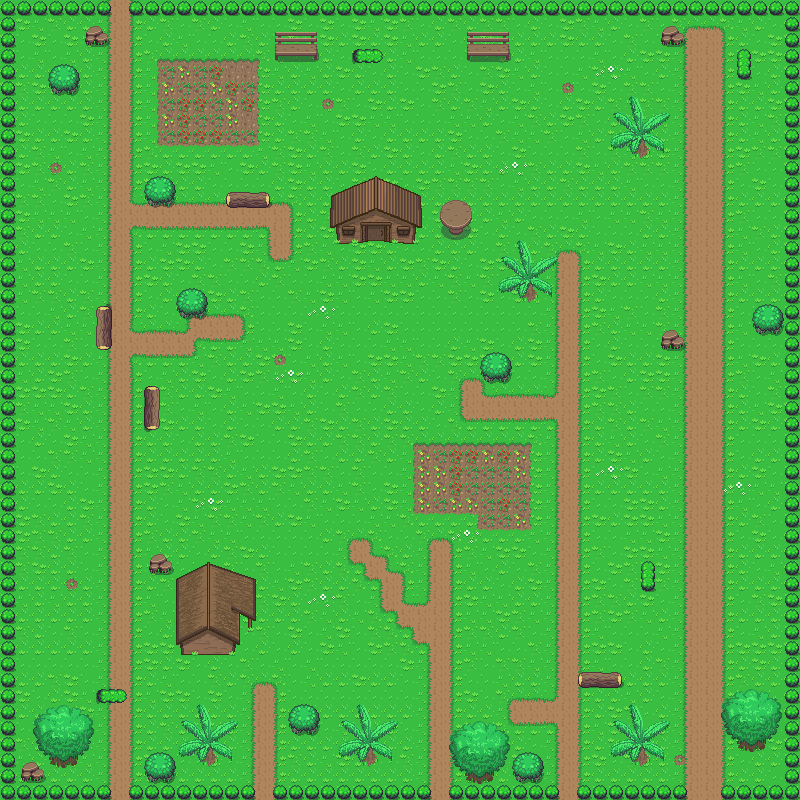

This is a level from a 2D game, rendered from its Tiled map with the project's own tilesets. A one-line summary and the map file follow, with tile-layer data summarised:
An orthogonal 50x50 tile map with 16x16 px tiles, 3 tile layers (Base, Lower, Above), 2 tilesets.

<map version="1.0" tiledversion="1.0.2" orientation="orthogonal" renderorder="right-down" width="50" height="50" tilewidth="16" tileheight="16" nextobjectid="1">
 <tileset firstgid="1" source="../../Tileset/Overworld.tsx" />
 <tileset firstgid="1729" source="../../Tileset/Building.tsx" />
 <layer name="Base" width="50" height="50">
  <data>[2500 cells, 2500 non-empty, 20 distinct tile ids]</data>
 </layer>
 <layer name="Lower" width="50" height="50">
  <data>[2500 cells, 380 non-empty, 55 distinct tile ids]</data>
 </layer>
 <layer name="Above" width="50" height="50">
  <data>[2500 cells, 234 non-empty, 87 distinct tile ids]</data>
 </layer>
</map>
